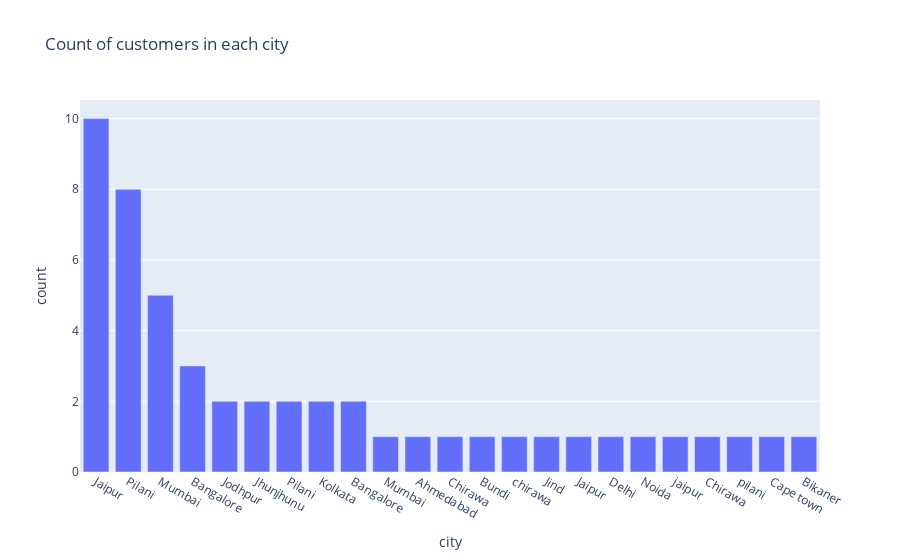

The cell this chart's notebook holds for it:
### Code cell
fig = go.Figure()

fig.add_trace( go.Bar(x=city.index , y=city.values), )

fig.update_layout( dict(title = 'Count of customers in each city',
                      xaxis= dict(title= 'city',ticklen= 8, zeroline= False),
                      yaxis= dict(title= 'count',ticklen=8, zeroline=False)
                     ) )

fig.show(layout=layout)

### Figure 1 — Plotly figure (JSON) as saved in the notebook; plotly's stock layout.template omitted (floating-point values rounded to 4 significant figures)
{"data": [{"type": "bar", "x": ["Jaipur", "Pilani", "Mumbai", "Bangalore", "Jodhpur", "Jhunjhunu", "Pilani ", "Kolkata", "Bangalore ", "Mumbai ", "Ahmedabad ", "Chirawa", "Bundi", "chirawa", "Jind", "Jaipur ", "Delhi", "Noida", "jaipur ", "Chirawa ", "pilani", "Cape town", "Bikaner"], "y": [10, 8, 5, 3, 2, 2, 2, 2, 2, 1, 1, 1, 1, 1, 1, 1, 1, 1, 1, 1, 1, 1, 1]}], "layout": {"title": {"text": "Count of customers in each city"}, "xaxis": {"ticklen": 8, "title": {"text": "city"}, "zeroline": false}, "yaxis": {"ticklen": 8, "title": {"text": "count"}, "zeroline": false}}}
